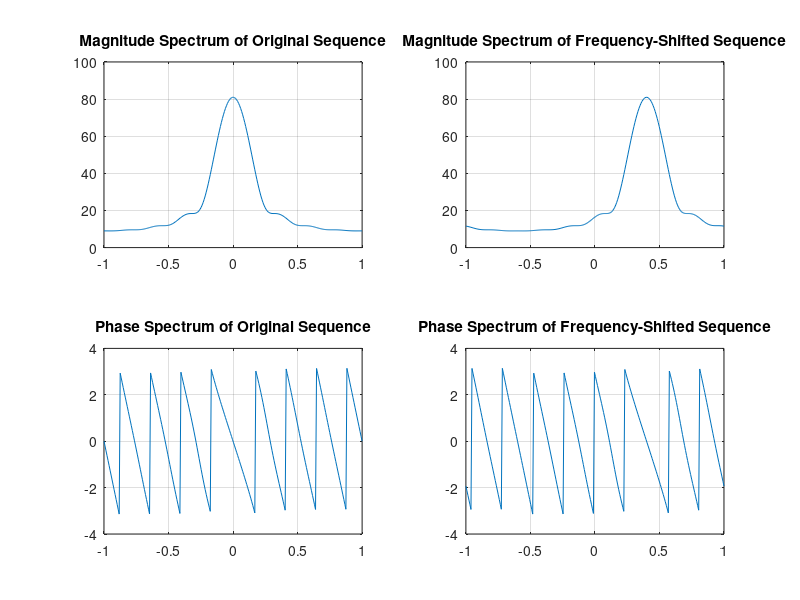

Write the MATLAB code that produced this figure.
% Program P3_3
% Frequency-Shifting Properties of DTFT
clf;
w = -pi:2*pi/255:pi; wo = 0.4*pi;
num1 = [1 3 5 7 9 11 13 15 17];
L = length(num1);
h1 = freqz(num1, 1, w);
n = 0:L-1;
num2 = exp(wo*1i*n).*num1;
h2 = freqz(num2, 1, w);
subplot(2,2,1)
plot(w/pi,abs(h1));grid
title('Magnitude Spectrum of Original Sequence')
subplot(2,2,2)
plot(w/pi,abs(h2));grid
title('Magnitude Spectrum of Frequency-Shifted Sequence')
subplot(2,2,3)
plot(w/pi,angle(h1));grid
title('Phase Spectrum of Original Sequence')
subplot(2,2,4)
plot(w/pi,angle(h2));grid; 
title('Phase Spectrum of Frequency-Shifted Sequence')
